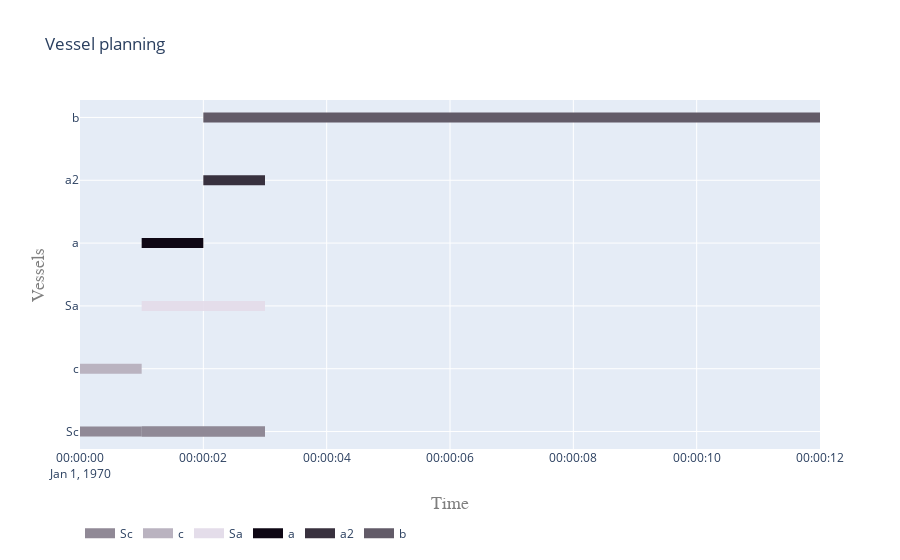

This figure's notebook cell:
### Code cell
plot.vessel_planning([Sc,c,Sa,a,a2,b])

### Figure 1 — Plotly figure (JSON) as saved in the notebook; plotly's stock layout.template omitted (floating-point values rounded to 4 significant figures)
{"data": [{"connectgaps": false, "hoverinfo": "y+name", "line": {"color": "rgb(144,137,150)", "width": 10}, "mode": "lines", "name": "Sc", "type": "scatter", "x": ["1970-01-01T00:00:00", "1970-01-01T00:00:00", "1970-01-01T00:00:01", "1970-01-01T00:00:01", "1970-01-01T00:00:01", "1970-01-01T00:00:01", "1970-01-01T00:00:01", "1970-01-01T00:00:03", "1970-01-01T00:00:03", "1970-01-01T00:00:03", "1970-01-01T00:00:01", "1970-01-01T00:00:01", "1970-01-01T00:00:03", "1970-01-01T00:00:03", "1970-01-01T00:00:03"], "y": ["Sc", "Sc", "Sc", "Sc", null, "Sc", "Sc", "Sc", "Sc", null, "Sc", "Sc", "Sc", "Sc", null]}, {"connectgaps": false, "hoverinfo": "y+name", "line": {"color": "rgb(186,179,192)", "width": 10}, "mode": "lines", "name": "c", "type": "scatter", "x": ["1970-01-01T00:00:00", "1970-01-01T00:00:00", "1970-01-01T00:00:01", "1970-01-01T00:00:01", "1970-01-01T00:00:01"], "y": ["c", "c", "c", "c", null]}, {"connectgaps": false, "hoverinfo": "y+name", "line": {"color": "rgb(228,221,234)", "width": 10}, "mode": "lines", "name": "Sa", "type": "scatter", "x": ["1970-01-01T00:00:01", "1970-01-01T00:00:01", "1970-01-01T00:00:02", "1970-01-01T00:00:02", "1970-01-01T00:00:02", "1970-01-01T00:00:02", "1970-01-01T00:00:02", "1970-01-01T00:00:03", "1970-01-01T00:00:03", "1970-01-01T00:00:03", "1970-01-01T00:00:02", "1970-01-01T00:00:02", "1970-01-01T00:00:03", "1970-01-01T00:00:03", "1970-01-01T00:00:03"], "y": ["Sa", "Sa", "Sa", "Sa", null, "Sa", "Sa", "Sa", "Sa", null, "Sa", "Sa", "Sa", "Sa", null]}, {"connectgaps": false, "hoverinfo": "y+name", "line": {"color": "rgb(14,7,20)", "width": 10}, "mode": "lines", "name": "a", "type": "scatter", "x": ["1970-01-01T00:00:01", "1970-01-01T00:00:01", "1970-01-01T00:00:02", "1970-01-01T00:00:02", "1970-01-01T00:00:02"], "y": ["a", "a", "a", "a", null]}, {"connectgaps": false, "hoverinfo": "y+name", "line": {"color": "rgb(56,49,62)", "width": 10}, "mode": "lines", "name": "a2", "type": "scatter", "x": ["1970-01-01T00:00:02", "1970-01-01T00:00:02", "1970-01-01T00:00:03", "1970-01-01T00:00:03", "1970-01-01T00:00:03"], "y": ["a2", "a2", "a2", "a2", null]}, {"connectgaps": false, "hoverinfo": "y+name", "line": {"color": "rgb(98,91,104)", "width": 10}, "mode": "lines", "name": "b", "type": "scatter", "x": ["1970-01-01T00:00:02", "1970-01-01T00:00:02", "1970-01-01T00:00:12", "1970-01-01T00:00:12", "1970-01-01T00:00:12"], "y": ["b", "b", "b", "b", null]}], "layout": {"hovermode": "closest", "legend": {"orientation": "h", "x": 0, "y": -0.2}, "title": {"text": "Vessel planning"}, "xaxis": {"range": ["1970-01-01T00:00:00", "1970-01-01T00:00:12"], "title": {"font": {"color": "#7f7f7f", "family": "Courier New, monospace", "size": 18}, "text": "Time"}}, "yaxis": {"title": {"font": {"color": "#7f7f7f", "family": "Courier New, monospace", "size": 18}, "text": "Vessels"}}}}
